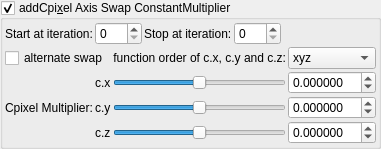
    <widget class="MyGroupBox" name="groupCheck_transf_addCpixel_enabled_false">
     <property name="toolTip">
      <string>&lt;html&gt;&lt;head/&gt;&lt;body&gt;&lt;p&gt;Cpixel is CVector3 c = ( c.x, c.y, c.z). It is each original point (pixel) in 3D space where the iteration starts from, ( c = original z for each point .) It is commonly found in formula structures z = f(z) + c.&lt;/p&gt;&lt;p&gt;The Cpixel multiplier effectively scales this point &amp;quot;c&amp;quot;.&lt;/p&gt;&lt;p&gt;This transform allows the swapping of the order of the &amp;quot;CVector3 c&amp;quot; components before being multiplied by &amp;quot;CVector3 z&amp;quot; components.&lt;/p&gt;&lt;/body&gt;&lt;/html&gt;</string>
     </property>
     <property name="title">
      <string>addCpi&amp;xel Axis Swap ConstantMultiplier</string>
     </property>
     <property name="checkable">
      <bool>true</bool>
     </property>
     <layout class="QVBoxLayout" name="verticalLayout_50">
      <property name="spacing">
       <number>2</number>
      </property>
      <property name="leftMargin">
       <number>2</number>
      </property>
      <property name="topMargin">
       <number>2</number>
      </property>
      <property name="rightMargin">
       <number>2</number>
      </property>
      <property name="bottomMargin">
       <number>2</number>
      </property>
      <item>
       <layout class="QGridLayout" name="gridLayout_81">
        <property name="spacing">
         <number>2</number>
        </property>
        <item row="3" column="3">
         <widget class="MySpinBox" name="spinboxInt_transf_stop_iterations_E">
          <property name="sizePolicy">
           <sizepolicy hsizetype="Preferred" vsizetype="Maximum">
            <horstretch>0</horstretch>
            <verstretch>0</verstretch>
           </sizepolicy>
          </property>
          <property name="maximum">
           <number>250</number>
          </property>
         </widget>
        </item>
        <item row="3" column="2">
         <widget class="QLabel" name="label_52">
          <property name="text">
           <string>Stop at iteration:</string>
          </property>
         </widget>
        </item>
        <item row="3" column="1">
         <widget class="MySpinBox" name="spinboxInt_transf_start_iterations_E">
          <property name="sizePolicy">
           <sizepolicy hsizetype="Minimum" vsizetype="Maximum">
            <horstretch>0</horstretch>
            <verstretch>0</verstretch>
           </sizepolicy>
          </property>
          <property name="minimum">
           <number>0</number>
          </property>
          <property name="maximum">
           <number>250</number>
          </property>
          <property name="value">
           <number>0</number>
          </property>
         </widget>
        </item>
        <item row="3" column="4">
         <spacer name="horizontalSpacer_46">
          <property name="orientation">
           <enum>Qt::Horizontal</enum>
          </property>
          <property name="sizeHint" stdset="0">
           <size>
            <width>40</width>
            <height>20</height>
           </size>
          </property>
         </spacer>
        </item>
        <item row="3" column="0">
         <widget class="QLabel" name="label_72">
          <property name="text">
           <string>Start at iteration:</string>
          </property>
         </widget>
        </item>
       </layout>
      </item>
      <item>
       <layout class="QGridLayout" name="gridLayout_24">
        <property name="spacing">
         <number>2</number>
        </property>
        <item row="0" column="0" colspan="2">
         <widget class="QCheckBox" name="checkBox_transf_function_enabledw">
          <property name="text">
           <string>alternate swap</string>
          </property>
         </widget>
        </item>
        <item row="1" column="2">
         <widget class="QSlider" name="slider3_transf_constant_multiplier_111_x">
          <property name="sizePolicy">
           <sizepolicy hsizetype="Expanding" vsizetype="Maximum">
            <horstretch>0</horstretch>
            <verstretch>0</verstretch>
           </sizepolicy>
          </property>
          <property name="minimum">
           <number>-10000000</number>
          </property>
          <property name="maximum">
           <number>10000000</number>
          </property>
          <property name="value">
           <number>0</number>
          </property>
          <property name="sliderPosition">
           <number>0</number>
          </property>
          <property name="orientation">
           <enum>Qt::Horizontal</enum>
          </property>
         </widget>
        </item>
        <item row="0" column="3">
         <widget class="QComboBox" name="comboBox_mandelbulbMulti_order_of_xyz">
          <item>
           <property name="text">
            <string notr="true">xyz</string>
           </property>
          </item>
          <item>
           <property name="text">
            <string notr="true">xzy</string>
           </property>
          </item>
          <item>
           <property name="text">
            <string notr="true">yxz</string>
           </property>
          </item>
          <item>
           <property name="text">
            <string notr="true">yzx</string>
           </property>
          </item>
          <item>
           <property name="text">
            <string notr="true">zxy</string>
           </property>
          </item>
          <item>
           <property name="text">
            <string notr="true">zyx</string>
           </property>
          </item>
         </widget>
        </item>
        <item row="0" column="2">
         <widget class="QLabel" name="label">
          <property name="text">
           <string>function order of c.x, c.y and c.z:</string>
          </property>
          <property name="alignment">
           <set>Qt::AlignRight|Qt::AlignTrailing|Qt::AlignVCenter</set>
          </property>
         </widget>
        </item>
        <item row="3" column="2">
         <widget class="QSlider" name="slider3_transf_constant_multiplier_111_z">
          <property name="sizePolicy">
           <sizepolicy hsizetype="Expanding" vsizetype="Maximum">
            <horstretch>0</horstretch>
            <verstretch>0</verstretch>
           </sizepolicy>
          </property>
          <property name="minimum">
           <number>-10000000</number>
          </property>
          <property name="maximum">
           <number>10000000</number>
          </property>
          <property name="value">
           <number>0</number>
          </property>
          <property name="sliderPosition">
           <number>0</number>
          </property>
          <property name="orientation">
           <enum>Qt::Horizontal</enum>
          </property>
         </widget>
        </item>
        <item row="2" column="3">
         <widget class="MyDoubleSpinBox" name="spinbox3_transf_constant_multiplier_111_y">
          <property name="sizePolicy">
           <sizepolicy hsizetype="Minimum" vsizetype="Maximum">
            <horstretch>0</horstretch>
            <verstretch>0</verstretch>
           </sizepolicy>
          </property>
          <property name="prefix">
           <string/>
          </property>
          <property name="suffix">
           <string/>
          </property>
          <property name="decimals">
           <number>6</number>
          </property>
          <property name="minimum">
           <double>-99.989999999999995</double>
          </property>
          <property name="maximum">
           <double>99.989999999999995</double>
          </property>
          <property name="singleStep">
           <double>0.100000000000000</double>
          </property>
         </widget>
        </item>
        <item row="1" column="3">
         <widget class="MyDoubleSpinBox" name="spinbox3_transf_constant_multiplier_111_x">
          <property name="sizePolicy">
           <sizepolicy hsizetype="Minimum" vsizetype="Maximum">
            <horstretch>0</horstretch>
            <verstretch>0</verstretch>
           </sizepolicy>
          </property>
          <property name="prefix">
           <string/>
          </property>
          <property name="suffix">
           <string/>
          </property>
          <property name="decimals">
           <number>6</number>
          </property>
          <property name="minimum">
           <double>-99.989999999999995</double>
          </property>
          <property name="maximum">
           <double>99.989999999999995</double>
          </property>
          <property name="singleStep">
           <double>0.100000000000000</double>
          </property>
         </widget>
        </item>
        <item row="1" column="1">
         <widget class="QLabel" name="label_116">
          <property name="text">
           <string notr="true">c.x</string>
          </property>
         </widget>
        </item>
        <item row="2" column="1">
         <widget class="QLabel" name="label_114">
          <property name="text">
           <string notr="true">c.y</string>
          </property>
         </widget>
        </item>
        <item row="3" column="1">
         <widget class="QLabel" name="label_115">
          <property name="text">
           <string notr="true">c.z</string>
          </property>
         </widget>
        </item>
        <item row="3" column="3">
         <widget class="MyDoubleSpinBox" name="spinbox3_transf_constant_multiplier_111_z">
          <property name="sizePolicy">
           <sizepolicy hsizetype="Minimum" vsizetype="Maximum">
            <horstretch>0</horstretch>
            <verstretch>0</verstretch>
           </sizepolicy>
          </property>
          <property name="prefix">
           <string/>
          </property>
          <property name="suffix">
           <string/>
          </property>
          <property name="decimals">
           <number>6</number>
          </property>
          <property name="minimum">
           <double>-99.989999999999995</double>
          </property>
          <property name="maximum">
           <double>99.989999999999995</double>
          </property>
          <property name="singleStep">
           <double>0.100000000000000</double>
          </property>
         </widget>
        </item>
        <item row="1" column="0" rowspan="3">
         <widget class="QLabel" name="label_108">
          <property name="text">
           <string>Cpixel Multiplier:</string>
          </property>
         </widget>
        </item>
        <item row="2" column="2">
         <widget class="QSlider" name="slider3_transf_constant_multiplier_111_y">
          <property name="sizePolicy">
           <sizepolicy hsizetype="Expanding" vsizetype="Maximum">
            <horstretch>0</horstretch>
            <verstretch>0</verstretch>
           </sizepolicy>
          </property>
          <property name="minimum">
           <number>-10000000</number>
          </property>
          <property name="maximum">
           <number>10000000</number>
          </property>
          <property name="value">
           <number>0</number>
          </property>
          <property name="sliderPosition">
           <number>0</number>
          </property>
          <property name="orientation">
           <enum>Qt::Horizontal</enum>
          </property>
         </widget>
        </item>
       </layout>
      </item>
     </layout>
    </widget>
